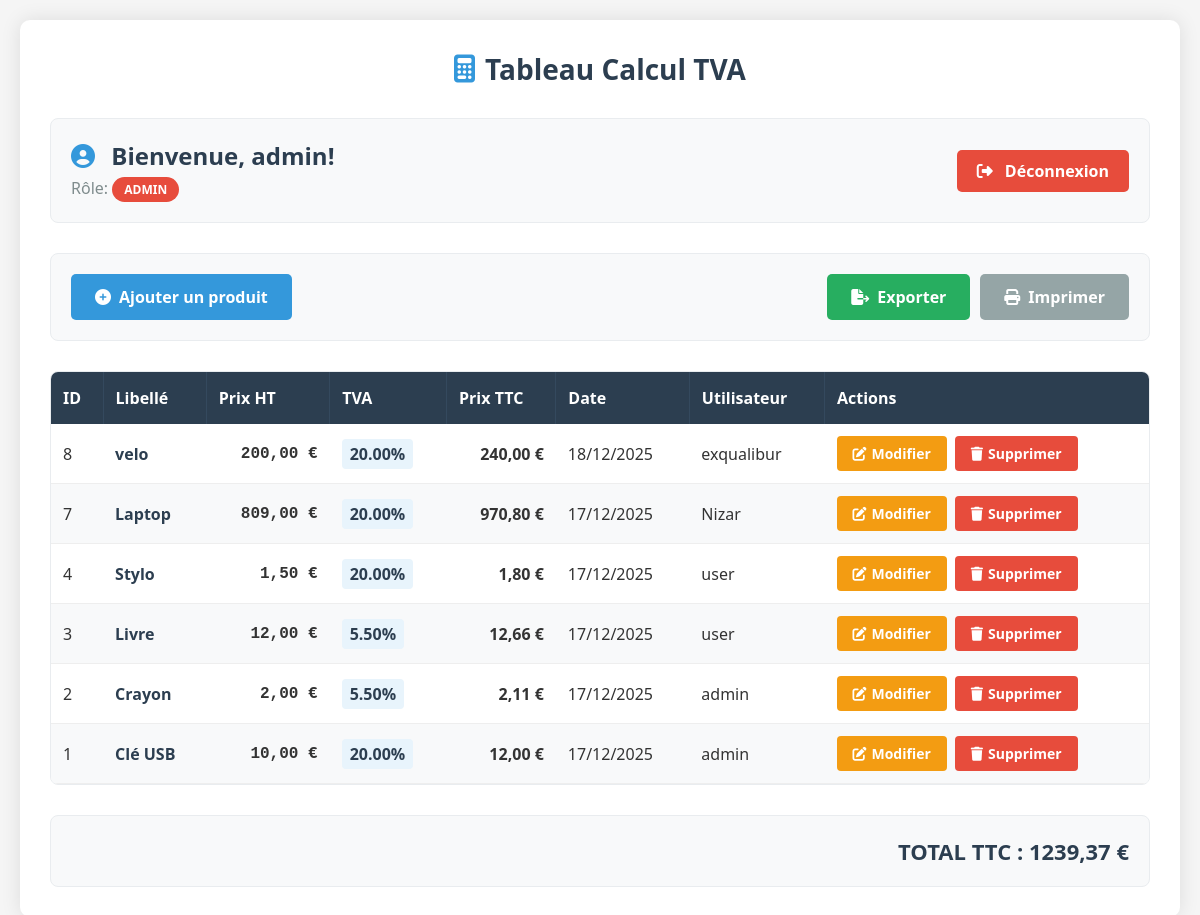
/dashboard.php (signed in), run on the app's committed database.
### tables this page shows
CREATE TABLE IF NOT EXISTS `produits` (
  `id` int NOT NULL AUTO_INCREMENT,
  `libelle` varchar(100) NOT NULL,
  `prix_ht` decimal(10,2) NOT NULL,
  `tva` decimal(4,2) NOT NULL,
  `prix_ttc` decimal(10,2) NOT NULL,
  `user_id` int DEFAULT NULL,
  `created_at` timestamp NULL DEFAULT CURRENT_TIMESTAMP,
  `updated_at` timestamp NULL DEFAULT CURRENT_TIMESTAMP ON UPDATE CURRENT_TIMESTAMP,
  PRIMARY KEY (`id`),
  KEY `user_id` (`user_id`)
);

CREATE TABLE IF NOT EXISTS `users` (
  `id` int NOT NULL AUTO_INCREMENT,
  `username` varchar(50) NOT NULL,
  `email` varchar(100) NOT NULL,
  `password` varchar(255) NOT NULL,
  `role` enum('admin','user') DEFAULT 'user',
  `created_at` timestamp NULL DEFAULT CURRENT_TIMESTAMP,
  `updated_at` timestamp NULL DEFAULT CURRENT_TIMESTAMP ON UPDATE CURRENT_TIMESTAMP,
  PRIMARY KEY (`id`),
  UNIQUE KEY `username` (`username`),
  UNIQUE KEY `email` (`email`)
);

### config/session.php (called while the page is built, shortened)
<?php
class Session {
    public static function get($key) {
        return isset($_SESSION[$key]) ? $_SESSION[$key] : null;
    }
    public static function isAdmin() {
        return isset($_SESSION['role']) && $_SESSION['role'] == 'admin';
    }
}
?>

### dashboard.php (the view, shortened to what this page needs)
<?php
require_once 'config/session.php';
require_once 'includes/header.php';
$database = new Database();
$db = $database->getConnection();
$user_id = Session::get('user_id');
$role = Session::get('role');
if ($role == 'admin') {
    $query = "SELECT p.*, u.username as user_name
              FROM produits p
              LEFT JOIN users u ON p.user_id = u.id
              ORDER BY p.id DESC";
    $stmt = $db->prepare($query);
} else {
    $query = "SELECT * FROM produits WHERE user_id = :user_id ORDER BY id DESC";
    $stmt = $db->prepare($query);
    $stmt->bindParam(':user_id', $user_id);
}
$stmt->execute();
$produits = $stmt->fetchAll(PDO::FETCH_ASSOC);
?>
<div class="user-info">
    <div class="user-welcome">
        <h2><i class="fas fa-user-circle"></i> Bienvenue, <?php echo htmlspecialchars(Session::get('username')); ?>!</h2>
        <p class="user-role">Rôle: <span class="role-badge role-<?php echo Session::get('role'); ?>">
            <?php echo Session::get('role'); ?>
        </span></p>
    </div>
    <div class="user-actions">
        <a href="logout.php" class="btn-logout">
            <i class="fas fa-sign-out-alt"></i> Déconnexion
        </a>
    </div>
</div>
<div class="input-section">
    <div class="input-group">
        <button class="btn btn-ajouter" id="addProductBtn">
            <i class="fas fa-plus-circle"></i> Ajouter un produit
        </button>
    </div>
    <div class="buttons-section">
        <button class="btn btn-export" id="exportBtn">
            <i class="fas fa-file-export"></i> Exporter
        </button>
        <button class="btn btn-print" id="printBtn">
            <i class="fas fa-print"></i> Imprimer
        </button>
    </div>
</div>
<div class="table-container">
    <table id="vatTable">
        <thead>
            <tr>
                <th>ID</th>
                <th>Libellé</th>
                <th>Prix HT</th>
                <th>TVA</th>
                <th>Prix TTC</th>
                <th>Date</th>
                <?php if (Session::isAdmin()): ?>
                    <th>Utilisateur</th>
                <?php endif; ?>
                <th>Actions</th>
            </tr>
        </thead>
        <tbody id="tableBody">
            <?php if(count($produits) > 0): ?>
                <?php foreach($produits as $produit): ?>
                    <tr id="row-<?php echo $produit['id']; ?>">
                        <td><?php echo $produit['id']; ?></td>
                        <td class="product-name"><?php echo htmlspecialchars($produit['libelle']); ?></td>
                        <td class="price-cell"><?php echo number_format($produit['prix_ht'], 2, ',', ' '); ?> €</td>
                        <td><span class="tva-percent"><?php echo $produit['tva']; ?>%</span></td>
                        <td class="price-cell"><strong><?php echo number_format($produit['prix_ttc'], 2, ',', ' '); ?> €</strong></td>
                        <td><?php echo date('d/m/Y', strtotime($produit['created_at'])); ?></td>
                        <?php if (Session::isAdmin()): ?>
                            <td><?php echo htmlspecialchars($produit['user_name'] ?? 'N/A'); ?></td>
                        <?php endif; ?>
                        <td>
                            <div class="action-cell">
                                <?php if (Session::isAdmin() || $produit['user_id'] == $user_id): ?>
                                    <button class="action-btn btn-editer" onclick="editProduct(<?php echo $produit['id']; ?>)">
                                        <i class="fas fa-edit"></i> Modifier
                                    </button>
                                    <button class="action-btn btn-supprimer" onclick="deleteProduct(<?php echo $produit['id']; ?>)">
                                        <i class="fas fa-trash"></i> Supprimer
                                    </button>
                                <?php else: ?>
                                    <span class="no-permission">Lecture seule</span>
                                <?php endif; ?>
                            </div>
                        </td>
                    </tr>
                <?php endforeach; ?>
            <?php endif; ?>
        </tbody>
    </table>
</div>
<?php
require_once 'includes/footer.php';
?>

### includes/header.php (shortened to what this page needs)
<!DOCTYPE html>
<html lang="fr">
<head>
    <link rel="stylesheet" href="style.css">
    <link rel="stylesheet" href="https://cdnjs.cloudflare.com/ajax/libs/font-awesome/6.4.0/css/all.min.css">
</head>
<body>
    <div class="container">
        <h1><i class="fas fa-calculator"></i> Tableau Calcul TVA </h1>

### includes/footer.php (shortened to what this page needs)
        <div class="total-section">
            <span>TOTAL TTC : </span>
            <span id="totalTTC">0.00</span> €
        </div>
    </div>
</body>
</html>

### style.css (style rules this page uses)
* { margin: 0; padding: 0; box-sizing: border-box; font-family: 'Segoe UI', Arial, sans-serif; }
body { background-color: #f5f5f5; padding: 20px; color: #333; }
.container { max-width: 1200px; margin: 0 auto; background-color: white; padding: 30px; border-radius: 10px; box-shadow: 0 0 20px rgba(0,0,0,0.1); }
h1 { text-align: center; margin-bottom: 30px; color: #2c3e50; font-size: 28px; display: flex; align-items: center; justify-content: center; gap: 10px; }
h1 i { color: #3498db; }
.input-section { display: flex; justify-content: space-between; margin-bottom: 30px; padding: 20px; background-color: #f8f9fa; border-radius: 8px; border: 1px solid #e9ecef; }
.input-group { display: flex; align-items: center; }
.buttons-section { display: flex; gap: 10px; align-items: center; }
.btn { padding: 12px 24px; border: none; border-radius: 5px; cursor: pointer; font-weight: bold; transition: all 0.3s; font-size: 16px; display: flex; align-items: center; gap: 8px; }
.btn-ajouter { background-color: #3498db; color: white; }
.btn-export { background-color: #27ae60; color: white; }
.btn-print { background-color: #95a5a6; color: white; }
.table-container { background-color: white; border-radius: 8px; overflow: hidden; border: 1px solid #e9ecef; margin-bottom: 30px; }
table { width: 100%; border-collapse: collapse; }
thead { background-color: #2c3e50; color: white; }
th { padding: 15px 12px; text-align: left; font-weight: bold; border-right: 1px solid #34495e; }
th:last-child { border-right: none; }
td { padding: 12px; border-bottom: 1px solid #eee; }
tbody tr:nth-child(even) { background-color: #f8f9fa; }
.price-cell { text-align: right; font-family: 'Courier New', monospace; font-weight: bold; }
.tva-percent { display: inline-block; padding: 4px 8px; background-color: #e8f4fc; border-radius: 4px; font-weight: bold; color: #2c3e50; }
.action-cell { display: flex; gap: 8px; }
.action-btn { padding: 8px 16px; font-size: 14px; border-radius: 4px; border: none; cursor: pointer; font-weight: bold; transition: background-color 0.2s; display: flex; align-items: center; gap: 5px; }
.btn-editer { background-color: #f39c12; color: white; }
.btn-supprimer { background-color: #e74c3c; color: white; }
.total-section { text-align: right; font-size: 22px; font-weight: bold; color: #2c3e50; padding: 20px; background-color: #f8f9fa; border-radius: 8px; border: 1px solid #e9ecef; }
.product-name { font-weight: bold; color: #2c3e50; }
.user-info { display: flex; justify-content: space-between; align-items: center; margin-bottom: 30px; padding: 20px; background-color: #f8f9fa; border-radius: 8px; border: 1px solid #e9ecef; }
.user-welcome h2 { margin: 0; color: #2c3e50; font-size: 24px; }
.user-welcome h2 i { color: #3498db; margin-right: 10px; }
.user-role { margin: 5px 0 0 0; color: #7f8c8d; }
.role-badge { display: inline-block; padding: 4px 12px; border-radius: 20px; font-size: 12px; font-weight: bold; text-transform: uppercase; }
.role-admin { background-color: #e74c3c; color: white; }
.btn-logout { display: inline-block; padding: 10px 20px; background-color: #e74c3c; color: white; text-decoration: none; border-radius: 5px; font-weight: bold; transition: background-color 0.3s; }
.btn-logout i { margin-right: 8px; }

### data on the page
produits: id "8", libelle "velo", prix_ht "200,00", tva "20.00", prix_ttc "240,00", created_at "18/12/2025", user.username "exqualibur"
produits: id "7", libelle "Laptop", prix_ht "809,00", tva "20.00", prix_ttc "970,80", created_at "17/12/2025", user.username "Nizar"
produits: id "4", libelle "Stylo", prix_ht "1,50", tva "20.00", prix_ttc "1,80", created_at "17/12/2025", user.username "user"
produits: id "3", libelle "Livre", prix_ht "12,00", tva "5.50", prix_ttc "12,66", created_at "17/12/2025", user.username "user"
produits: id "2", libelle "Crayon", prix_ht "2,00", tva "5.50", prix_ttc "2,11", created_at "17/12/2025", user.username "admin"
produits: id "1", libelle "Clé USB", prix_ht "10,00", tva "20.00", prix_ttc "12,00", created_at "17/12/2025", user.username "admin"

### other printed values
Session::get('username') "admin"
Session::get('role') "ADMIN"
